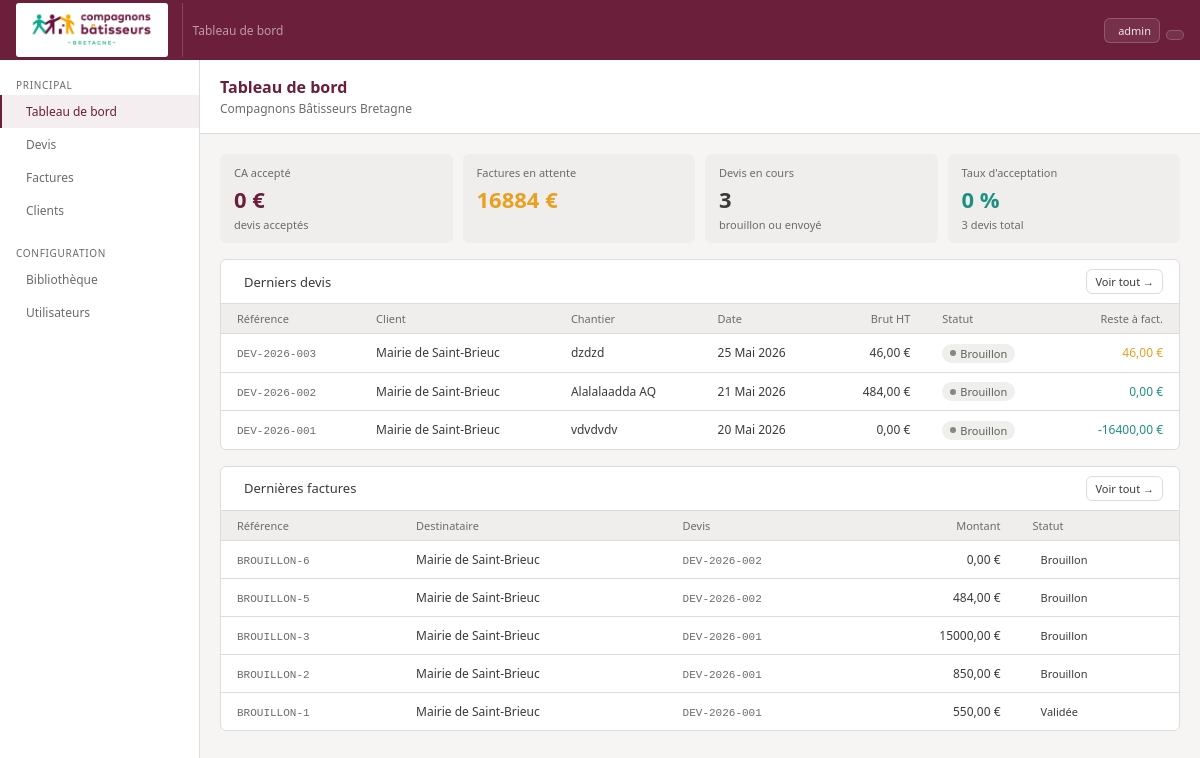
The page / (signed in) on the database as committed earlier.
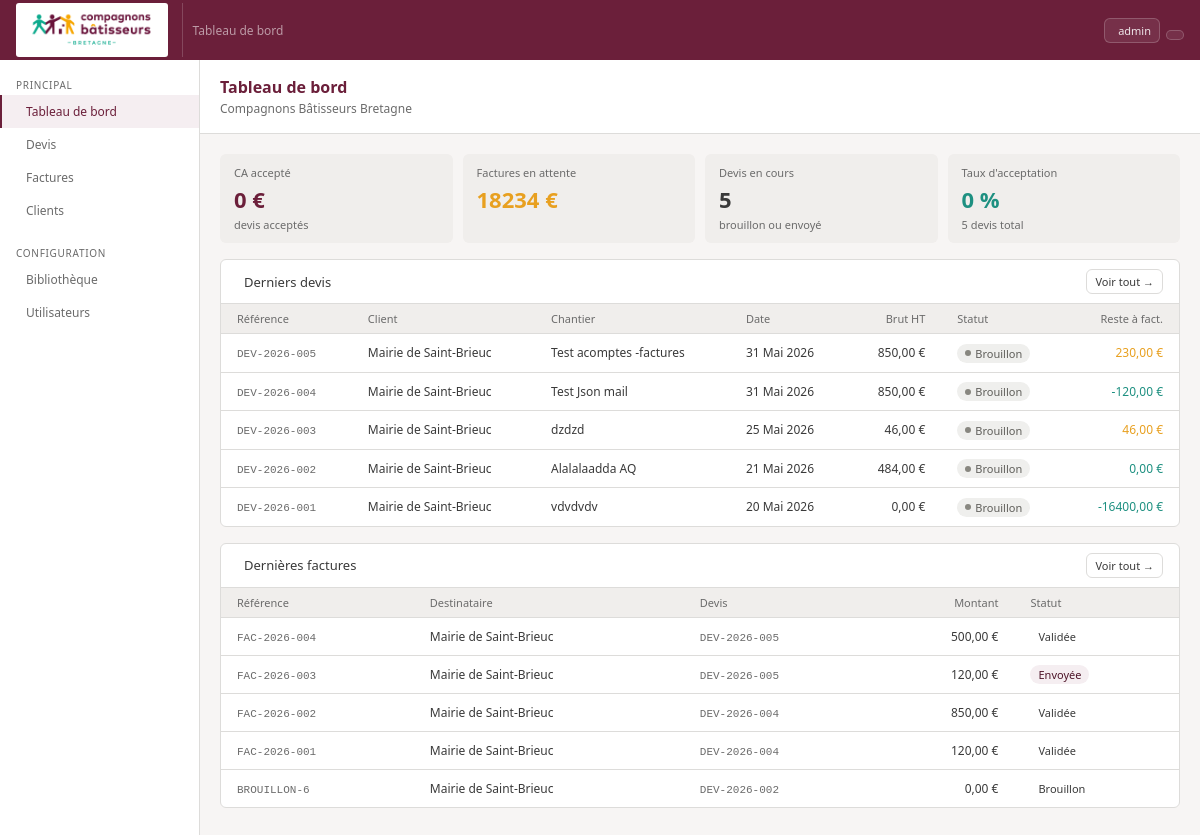
The same page on the database as committed later.
### core/models.py (models this page shows, shortened)
class Devis(models.Model):
    STATUS_CHOICES = [
        ('draft',    'Brouillon'),
        ('sent',     'Envoyé'),
        ('accepted', 'Accepté'),
        ('refused',  'Refusé'),
        ('expired',  'Expiré'),
    ]
    reference = models.CharField(max_length=50, unique=True)
    client = models.ForeignKey(
        Client, on_delete=models.PROTECT, related_name='devis'
    )
    equipe = models.ForeignKey(
        Equipe, on_delete=models.SET_NULL,
        null=True, blank=True, related_name='devis'
    )
    chantier = models.CharField(max_length=300)
    chantier_adresse1 = models.CharField(max_length=200, blank=True)
    chantier_adresse2 = models.CharField(max_length=200, blank=True)
    chantier_cp = models.CharField(max_length=10, blank=True)
    chantier_ville = models.CharField(max_length=100, blank=True)
    status = models.CharField(
        max_length=20, choices=STATUS_CHOICES, default='draft'
    )
    date_creation = models.DateField(auto_now_add=True)
    date_validite = models.DateField(null=True, blank=True)
    taux_mo = models.DecimalField(
        max_digits=6, decimal_places=2, default=46.00
    )
    notes = models.TextField(blank=True)
    conditions_devis = models.TextField(
        blank=True,
        help_text="Conditions de vente pour ce devis (copié depuis les préférences à la création)"
    )
    fin_group_title = models.CharField(
        max_length=100, default='Financements',
        help_text="Titre du groupe de financements"
    )
    created_by = models.ForeignKey(
        User, on_delete=models.SET_NULL,
        null=True, related_name='devis_crees'
    )
    created_at = models.DateTimeField(auto_now_add=True)
    updated_at = models.DateTimeField(auto_now=True)
    class Meta:
        ordering = ['-created_at']
        verbose_name = 'Devis'
        verbose_name_plural = 'Devis'
    def total_brut(self):
        return sum(
            l.total() for l in self.lignes.filter(parent=None)
            if l.type_ligne != 'FIN'
        )
    def total_facture(self):
        return sum(
            f.montant for f in self.factures.exclude(status='cancelled')
            if f.type_doc in ('facture', 'acompte')
        ) - sum(
            f.montant for f in self.factures.exclude(status='cancelled')
            if f.type_doc == 'avoir'
        )
    def reste_a_facturer(self):
        return self.total_brut() - self.total_facture()

class Client(models.Model):
    nom = models.CharField(max_length=200)
    contact = models.CharField(max_length=200, blank=True)
    email = models.EmailField(blank=True)
    telephone = models.CharField(max_length=50, blank=True)
    adresse = models.TextField(blank=True)
    created_at = models.DateTimeField(auto_now_add=True)
    class Meta:
        ordering = ['nom']
        verbose_name = 'Client'
    def __str__(self):
        return self.nom

class LigneDevis(models.Model):
    TYPE_CHOICES = [
        ('F',     'Forfait'), # supprimer?
        ('FMO',   'Forfait main d\'œuvre'),
        ('FMAT',  'Forfait matériaux'),
        ('S',     'Ouvrage simple'),
        ('C',     'Ouvrage composite'),
        ('MO',    'Main d\'œuvre'),
        ('MAT',   'Matériau'),
        ('OUV',   'Sous-ouvrage'),
        ('FIN',   'Financement'),
        ('TITRE', 'Titre'),
    ]
    devis = models.ForeignKey(
        Devis, on_delete=models.CASCADE, related_name='lignes'
    )
    parent = models.ForeignKey(
        'self', on_delete=models.CASCADE,
        null=True, blank=True, related_name='enfants'
    )
    type_ligne = models.CharField(max_length=5, choices=TYPE_CHOICES)
    description = models.TextField(blank=True)
    quantite = models.DecimalField(
        max_digits=10, decimal_places=3, default=1
    )
    unite = models.CharField(max_length=50, blank=True)
    cout_unitaire = models.DecimalField(
        max_digits=10, decimal_places=2, null=True, blank=True
    )
    ordre = models.IntegerField(default=0)
    ouvert = models.BooleanField(default=True)
    class Meta:
        ordering = ['ordre']
        verbose_name = 'Ligne de devis'
    def total(self):
        enfants = self.enfants.all()
        if self.type_ligne == 'TITRE':
            return sum(e.total() for e in enfants)
        if enfants.exists():
            return self.quantite * sum(e.total() for e in enfants)
        if self.cout_unitaire is not None:
            return self.quantite * self.cout_unitaire
        return Decimal('0')

class Facture(models.Model):
    TYPE_DOC_CHOICES = [
        ('facture', 'Facture'),
        ('acompte', "Facture d'acompte"),
        ('appel', "Facture d'appel convention"),
        ('avoir',   'Avoir'),
    ]
    STATUS_CHOICES = [
        ('draft',     'Brouillon'),
        ('validated', 'Validée'),
        ('sent',      'Envoyée'),
        ('paid',      'Payée'),
        ('cancelled', 'Annulée'),
    ]
    numero = models.CharField(
        max_length=50, unique=True, null=True, blank=True,
        help_text="Assigné automatiquement à la validation"
    )
    type_doc = models.CharField(
        max_length=10, choices=TYPE_DOC_CHOICES, default='facture'
    )
    devis = models.ForeignKey(
        Devis, on_delete=models.PROTECT, related_name='factures'
    )
    destinataire = models.CharField(max_length=200)
    montant = models.DecimalField(
        max_digits=10, decimal_places=2, default=0
    )
    status = models.CharField(
        max_length=20, choices=STATUS_CHOICES, default='draft'
    )
    date_creation = models.DateField(auto_now_add=True)
    date_echeance = models.DateField(null=True, blank=True)
    date_versement = models.DateField(
    null=True, blank=True,
    help_text="Date de versement de l'acompte (renseignée sur la facture normale)"
    )
    notes = models.TextField(blank=True)
    libelle = models.CharField(
        max_length=200, blank=True,
        help_text="Court libellé affiché dans le récapitulatif des factures précédentes"
    )
    conditions_facture = models.TextField(
        blank=True,
        help_text="Conditions de vente pour cette facture"
    )
    created_by = models.ForeignKey(
        User, on_delete=models.SET_NULL,
        null=True, related_name='factures_creees'
    )
    validated_by = models.ForeignKey(
        User, on_delete=models.SET_NULL,
        null=True, blank=True, related_name='factures_validees'
    )
    validated_at = models.DateTimeField(null=True, blank=True)
    bypass_validation = models.BooleanField(default=False)
    created_at = models.DateTimeField(auto_now_add=True)
    class Meta:
        ordering = ['-created_at']
        verbose_name = 'Facture'
    def get_reference(self):
        return self.numero or f"BROUILLON-{self.pk}"

### core/views.py (the view)
# urls.py: path('', views.dashboard, name='dashboard'),
@login_required
def dashboard(request):
    profil = get_profil(request.user)
    devis_recents = Devis.objects.select_related('client', 'equipe').all()[:5]
    factures_recentes = Facture.objects.select_related('devis').all()[:5]
    stats = {
        'ca': sum(d.total_brut() for d in Devis.objects.filter(status='accepted')),
        'en_attente': sum(
            f.montant for f in Facture.objects.filter(
                type_doc='facture'
            ).exclude(status='paid')
        ),
        'en_cours': Devis.objects.filter(status__in=['draft', 'sent']).count(),
        'total_devis': Devis.objects.count(),
    }
    stats['taux'] = round(
        Devis.objects.filter(status='accepted').count() / stats['total_devis'] * 100
    ) if stats['total_devis'] else 0
    for d in devis_recents:
        d.rtf = d.reste_a_facturer()
    return render(request, 'core/dashboard.html', {
        'devis_recents': devis_recents,
        'factures_recentes': factures_recentes,
        'stats': stats,
        'profil': profil,
    })

### core/context_processors.py (called while the page is built)
def params_association(request):
    return {'params': ParametresAssociation.get()}

### core/models.py (called while the page is built)
    @classmethod
    def get(cls):
        obj, _ = cls.objects.get_or_create(pk=1)
        return obj

### core/views.py (called while the page is built)
def get_profil(user):
    profil, _ = ProfilUtilisateur.objects.get_or_create(user=user)
    return profil

### core/templates/core/dashboard.html (shortened to what this page needs)
{% extends 'core/base.html' %}
{% block nav_dashboard %}active{% endblock %}
{% block topbar_title %}Tableau de bord{% endblock %}
{% block content %}
<div class="page-hd">
  <div><div class="page-title">Tableau de bord</div><div class="page-sub">Compagnons Bâtisseurs Bretagne</div></div>
</div>
<div class="page-body">
  <div class="stats-grid">
    <div class="stat"><div class="stat-lbl">CA accepté</div><div class="stat-val" style="color:var(--prune)">{{ stats.ca|floatformat:0 }} €</div><div class="stat-sub">devis acceptés</div></div>
    <div class="stat"><div class="stat-lbl">Factures en attente</div><div class="stat-val" style="color:var(--amber)">{{ stats.en_attente|floatformat:0 }} €</div></div>
    <div class="stat"><div class="stat-lbl">Devis en cours</div><div class="stat-val">{{ stats.en_cours }}</div><div class="stat-sub">brouillon ou envoyé</div></div>
    <div class="stat"><div class="stat-lbl">Taux d'acceptation</div><div class="stat-val" style="color:var(--teal-dk)">{{ stats.taux }} %</div><div class="stat-sub">{{ stats.total_devis }} devis total</div></div>
  </div>
  <div class="card">
    <div class="card-hd">
      <span class="card-title">Derniers devis</span>
      <a href="{% url 'core:devis-list' %}" class="btn btn-sm">Voir tout →</a>
    </div>
    <table>
      <thead><tr><th>Référence</th><th>Client</th><th>Chantier</th><th>Date</th><th class="num">Brut HT</th><th>Statut</th><th class="num">Reste à fact.</th></tr></thead>
      <tbody>
        {% for d in devis_recents %}
        <tr style="cursor:pointer" onclick="location='{% url 'core:devis-detail' d.pk %}'">
          <td><span class="mono">{{ d.reference }}</span></td>
          <td>{{ d.client }}</td>
          <td>{{ d.chantier }}</td>
          <td>{{ d.date_creation|date:"d M Y" }}</td>
          <td class="num">{{ d.total_brut|floatformat:2 }} €</td>
          <td>
            <span class="badge b-{{ d.status }}"><span class="dot dot-{{ d.status }}"></span>{{ d.get_status_display }}</span>
          </td>
          <td class="num" style="color:{% if d.rtf > 0 %}var(--amber){% else %}var(--teal-dk){% endif %}">
            {{ d.rtf|floatformat:2 }} €
          </td>
        </tr>
        {% empty %}
        <tr><td colspan="7" style="text-align:center;padding:1.5rem;color:var(--gray-md)">
          Aucun devis — <a href="{% url 'core:devis-create' %}" class="btn btn-sm btn-prune">Créer le premier</a>
        </td></tr>
        {% endfor %}
      </tbody>
    </table>
  </div>
  {% if factures_recentes %}
  <div class="card">
    <div class="card-hd">
      <span class="card-title">Dernières factures</span>
      <a href="{% url 'core:factures-list' %}" class="btn btn-sm">Voir tout →</a>
    </div>
    <table>
      <thead><tr><th>Référence</th><th>Destinataire</th><th>Devis</th><th class="num">Montant</th><th>Statut</th></tr></thead>
      <tbody>
        {% for f in factures_recentes %}
        <tr>
          <td><span class="mono">{{ f.get_reference }}</span></td>
          <td>{{ f.destinataire }}</td>
          <td><span class="mono">{{ f.devis.reference }}</span></td>
          <td class="num">{{ f.montant|floatformat:2 }} €</td>
          <td><span class="badge b-f{{ f.status }}">{{ f.get_status_display }}</span></td>
        </tr>
        {% endfor %}
      </tbody>
    </table>
  </div>
  {% endif %}
</div>
{% endblock %}

Rows that differ between the two databases and show on the page:
no longer on this page (row unchanged): Facture: get_reference "BROUILLON-5", destinataire "Mairie de Saint-Brieuc", devis.reference "DEV-2026-002", montant "484,00", status "Brouillon"
no longer on this page (row unchanged): Facture: get_reference "BROUILLON-3", destinataire "Mairie de Saint-Brieuc", devis.reference "DEV-2026-001", montant "15000,00", status "Brouillon"
no longer on this page (row unchanged): Facture: get_reference "BROUILLON-2", destinataire "Mairie de Saint-Brieuc", devis.reference "DEV-2026-001", montant "850,00", status "Brouillon"
no longer on this page (row unchanged): Facture: get_reference "BROUILLON-1", destinataire "Mairie de Saint-Brieuc", devis.reference "DEV-2026-001", montant "550,00", status "Validée"
added Devis: reference "DEV-2026-005", client "Mairie de Saint-Brieuc", chantier "Test acomptes -factures", date_creation "31 Mai 2026", total_brut "850,00", status "Brouillon", rtf "230,00"
added Devis: reference "DEV-2026-004", client "Mairie de Saint-Brieuc", chantier "Test Json mail", date_creation "31 Mai 2026", total_brut "850,00", status "Brouillon", rtf "-120,00"
added Facture: get_reference "FAC-2026-004", destinataire "Mairie de Saint-Brieuc", devis.reference "DEV-2026-005", montant "500,00", status "Validée"
added Facture: get_reference "FAC-2026-003", destinataire "Mairie de Saint-Brieuc", devis.reference "DEV-2026-005", montant "120,00", status "Envoyée"
added Facture: get_reference "FAC-2026-002", destinataire "Mairie de Saint-Brieuc", devis.reference "DEV-2026-004", montant "850,00", status "Validée"
added Facture: get_reference "FAC-2026-001", destinataire "Mairie de Saint-Brieuc", devis.reference "DEV-2026-004", montant "120,00", status "Validée"
Other text that changed with them:
{{ stats.en_attente|floatformat:0 }}: "16884" → "18234"
{{ stats.en_cours }}: "3" → "5"
{{ stats.total_devis }}: "3" → "5"
